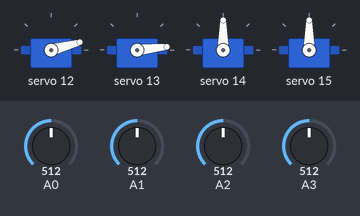
Simulated run of this sketch. Board: Arduino Uno, built with avr-gcc and run on an emulated ATmega328P. Parts: 4 × servo. Inputs (shaded band) come from the test bench; at power-on: A2 = 512, A0 = 512, A3 = 512, A1 = 512.

Above: at 1.2 s.
1.3 s: A2 set to 716
At 2.7 s:
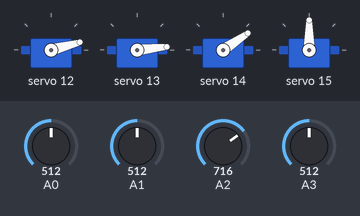
4.3 s: A0 set to 495
5.8 s: A0 set to 466
At 6.9 s:
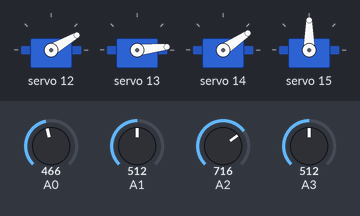
8.8 s: A3 set to 716
At 11.7 s:
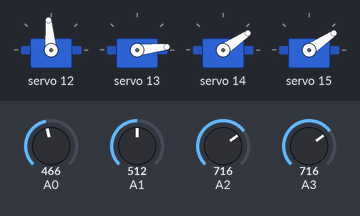
11.8 s: A1 set to 491
13.5 s: A1 set to 469
At 15.04 s:
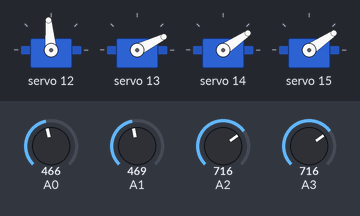
Timing chart, 0 to 19.0 s (numbered marks = the images above; inputs shaded):
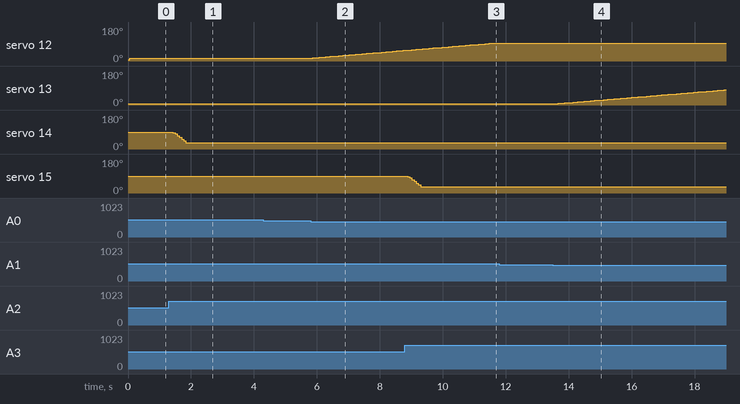

The sketch:

Joystick_bracoRobotico.ino
```cpp
/*
* Trabalho Final de Microcontrolados
* Desenvolvimento Final - Uso dos 2 joysticks
* Mariana Pedroso Naves
*/

// Bibliotecas
#include <Wire.h>
#include <Adafruit_PWMServoDriver.h>

// Criar objeto para o driver
Adafruit_PWMServoDriver pwm = Adafruit_PWMServoDriver();

// ********** Definições dos parametros do servo **********
// Posição servo na placa
#define SERVO_GARRA 12
#define SERVO_BASE 13
#define SERVO_LATERAL1 14
#define SERVO_LATERAL2 15

// Posicao inicial
#define INICIAL_GARRA 0
#define INICIAL_BASE 0
#define INICIAL_LATERAL1 90
#define INICIAL_LATERAL2 90

// Angulo minimo
#define MIN_GARRA 10
#define MIN_BASE 0
#define MIN_LATERAL1 30
#define MIN_LATERAL2 30

// Angulo maximo
#define MAX_GARRA 95
#define MAX_BASE 170
#define MAX_LATERAL1 150
#define MAX_LATERAL2 137

//Leitura analogica
#define ANALOGICO_GARRA_MIN 30
#define ANALOGICO_GARRA_MAX 1023

#define ANALOGICO_BASE_MIN 125
#define ANALOGICO_BASE_MAX 913

#define ANALOGICO_LATERAL1_MAX 900
#define ANALOGICO_LATERAL1_MIN 64

#define ANALOGICO_LATERAL2_MAX 900
#define ANALOGICO_LATERAL2_MIN 64

// Amostra para o vetor
#define AMOSTRAS 10


// Constantes
int ang_garra = INICIAL_GARRA;
int ang_base = INICIAL_BASE;
int ang_lateral1 = INICIAL_LATERAL1;
int ang_lateral2 = INICIAL_LATERAL2;

// Variaveis para armazenar leitura filtrada (diminuir tremedeira)
float leitura_filtrada_garra = 0;
float leitura_filtrada_base = 0;
float leitura_filtrada_lateral1 = 0;
float leitura_filtrada_lateral2 = 0;

// Variáveis para o incremento
int increm_garra = 0;
int increm_base = 0;
int increm_lateral1 = 0;
int increm_lateral2 = 0;

// Saltos do servo
const int passo[12] = {20, 15, 10, 5, 1, 0, -1, -5, -10, -15, -20, 0 };

// Conversão do angulo analogico para pwm
int angleToPulse(int angle) {
  int pulseMin = 150;
  int pulseMax = 575;
  return map(angle, 0, 180, pulseMin, pulseMax);
}

void setup() {
  pwm.begin(); // Inicializando a placa
  pwm.setPWMFreq(60);  // Frequência recomendada para servos

  // Inicializando as leituras dos pinos analogicos
  leitura_filtrada_garra = analogRead(A0);
  leitura_filtrada_base = analogRead(A1);
  leitura_filtrada_lateral1 = analogRead(A2);
  leitura_filtrada_lateral2 = analogRead(A3);

  pwm.setPWM(SERVO_GARRA, 0, angleToPulse(ang_garra));
  pwm.setPWM(SERVO_BASE, 0, angleToPulse(ang_base));
  pwm.setPWM(SERVO_LATERAL1, 0, angleToPulse(ang_lateral1));
  pwm.setPWM(SERVO_LATERAL2, 0, angleToPulse(ang_lateral2));

  Serial.begin(9600);
}


void loop() {
  // Media movel - remover as trepidacoes
  for (int i = 0; i < AMOSTRAS; i++) {
    increm_garra += analogRead(A0);  // Pino analógico da garra
    increm_base += analogRead(A1);   // Pino analógico da base
    increm_lateral1 += analogRead(A2);
    increm_lateral2 += analogRead(A3);
    delay(5);
  }

  // Tirar a média
  increm_garra = increm_garra / AMOSTRAS;
  increm_base = increm_base / AMOSTRAS;
  increm_lateral1 = increm_lateral1 / AMOSTRAS;
  increm_lateral2 = increm_lateral2 / AMOSTRAS;

  // Filtro passa baixa para o servo retornar ao angulo min
  leitura_filtrada_garra = (0.6 * leitura_filtrada_garra) + (0.4 * increm_garra);
  increm_garra = constrain(map(increm_garra, ANALOGICO_GARRA_MIN, ANALOGICO_GARRA_MAX, 0, 11), 0, 11);

  leitura_filtrada_base = (0.6 * leitura_filtrada_base) + (0.4 * increm_base);
  increm_base = constrain(map(leitura_filtrada_base, ANALOGICO_BASE_MIN, ANALOGICO_BASE_MAX, 0, 11), 0, 11);

  leitura_filtrada_lateral1 = (0.6 * leitura_filtrada_lateral1) + (0.4 * increm_lateral1);
  increm_lateral1 = constrain(map(leitura_filtrada_lateral1, ANALOGICO_LATERAL1_MIN, ANALOGICO_LATERAL1_MAX, 0, 11), 0, 11);

  leitura_filtrada_lateral2 = (0.6 * leitura_filtrada_lateral2) + (0.4 * increm_lateral2);
  increm_lateral2 = constrain(map(leitura_filtrada_lateral2, ANALOGICO_LATERAL2_MIN, ANALOGICO_LATERAL2_MAX, 0, 11), 0, 11);

  // Incremento mediante ao passo
  ang_garra = ang_garra + passo[increm_garra];
  ang_base = ang_base + passo[increm_base];
  ang_lateral1 = ang_lateral1 + passo[increm_lateral1];
  ang_lateral2 = ang_lateral2 + passo[increm_lateral2];

  // Limita o angulo do servo
  ang_garra = constrain(ang_garra, MIN_GARRA, MAX_GARRA);
  ang_base = constrain(ang_base, MIN_BASE, MAX_BASE);
  ang_lateral1 = constrain(ang_lateral1, MIN_LATERAL1, MAX_LATERAL1);
  ang_lateral2 = constrain(ang_lateral2, MIN_LATERAL2, MAX_LATERAL2);

  // Passa o valor para o servo
  pwm.setPWM(SERVO_GARRA, 0, angleToPulse(ang_garra));        // Garra
  pwm.setPWM(SERVO_BASE, 0, angleToPulse(ang_base));          // Base
  pwm.setPWM(SERVO_LATERAL1, 0, angleToPulse(ang_lateral1));  // Base
  pwm.setPWM(SERVO_LATERAL2, 0, angleToPulse(ang_lateral2));  // Base

  delay(10);
}
```

Measured:
- the behaviour switches between 482 and 481 on A0 (found by bisection; images 1 and 2)
- the behaviour switches between 484 and 483 on A1 (found by bisection; images 3 and 4)
- after the input at 1.3 s, servo 14: moves from 90° to 34° over 0.48 s, starting after 0.06 s
- after the input at 4.3 s, every drawn part: stays the same
- after the input at 5.8 s, servo 12: moves from 15° to 56° over 2.9 s, starting after 0.08 s
- after the input at 8.8 s, servo 15: moves from 90° to 34° over 0.48 s, starting at once
- after the input at 11.8 s, every drawn part: stays the same
- after the input at 13.5 s, servo 13: moves from 6° to 80° over 5.3 s, starting after 0.11 s
